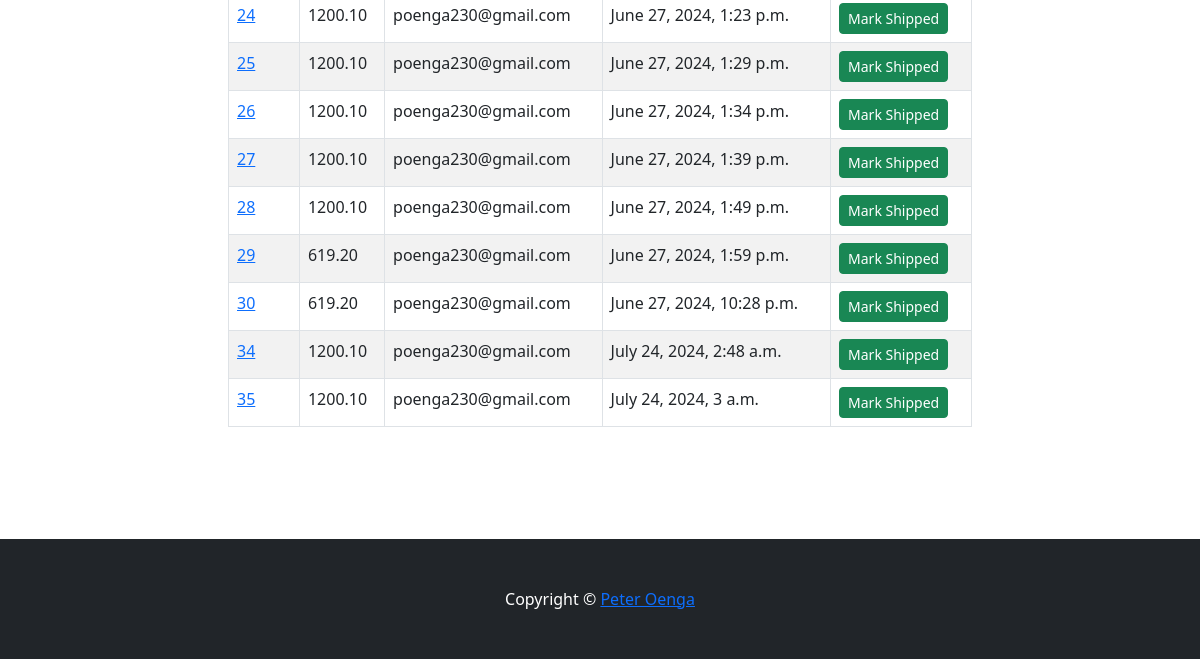
Before: /payments/not_shipped_dash/ (signed in, lower part) with the older database file.
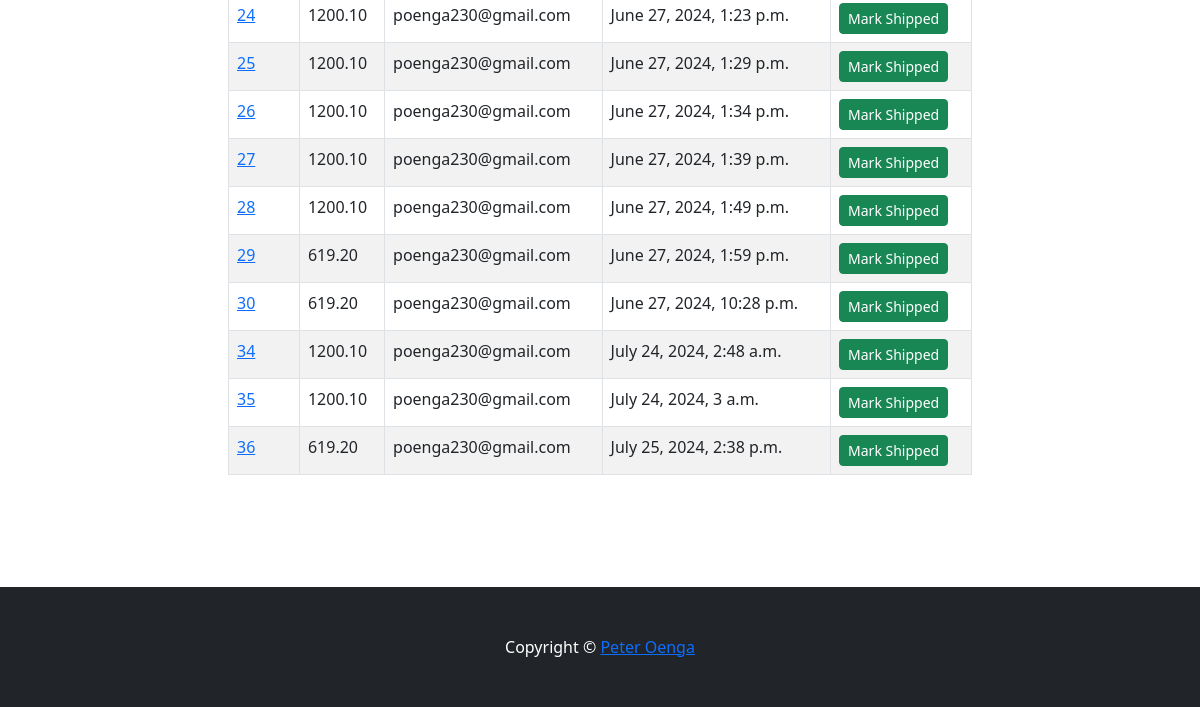
After: the same page with the newer database file.
### payment/models.py (models this page shows, shortened)
class Order(models.Model):
    user = models.ForeignKey(User, on_delete=models.CASCADE, null=True, blank=True)
    full_name = models.CharField(max_length=250)
    email = models.EmailField(max_length=250)
    shipping_address = models.TextField(max_length=15000)
    amount_paid = models.DecimalField(max_digits=10, decimal_places=2)
    date_ordered = models.DateTimeField(auto_now_add=True)
    shipped = models.BooleanField(default=False)
    date_shipped = models.DateTimeField(blank=True, null=True)

### payment/views.py (the view, shortened to what this page needs)
# urls.py: path("not_shipped_dash/", views.not_shipped_dash, name="not_shipped_dash"),
def not_shipped_dash(request):
	if request.user.is_authenticated and request.user.is_superuser:
		orders = Order.objects.filter(shipped=False)
		return render(request, "payment/not_shipped_dash.html", {"orders": orders})
	else:
		messages.success(request, "Access Denied!")
		return redirect("index")

### cart/cart.py (called while the page is built)
	def __len__(self):
		return len(self.cart)

### cart/context_processors.py (called while the page is built)
def cart(request):
    return {'cart':Cart(request)}

### payment/templates/payment/not_shipped_dash.html (shortened to what this page needs)
{% extends 'base.html'%}
{% block content %}
<div class="container">
    <div class="row">
        <center>
            <div class="col-8">
                <table class="table table-striped table-hover table-bordered">
                    <tbody>
                        {% for item in orders %}
                      <tr>
                        <td><a href="{% url 'orders' item.id %}"> {{ item.id }} </a></td>
                        <td>{{ item.amount_paid }}</td>
                        <td>{{ item.email }}</td>
                        <td>{{ item.date_ordered }}</td>
                        <td>
                          <form method="POST">
                            <button class="btn btn-success btn-sm">Mark Shipped</button>
                          </form>
                        </td>
                      </tr>
                      {% endfor %}
                    </tbody>
                  </table>
                <br><br>
                <br><br>
            </div>
        </center>
    </div>
</div>
{%endblock%}

Changed rows visible on the page:
added Order: id "36", amount_paid "619.20", email "poenga230@gmail.com", date_ordered "July 25, 2024, 2:38 p.m."
